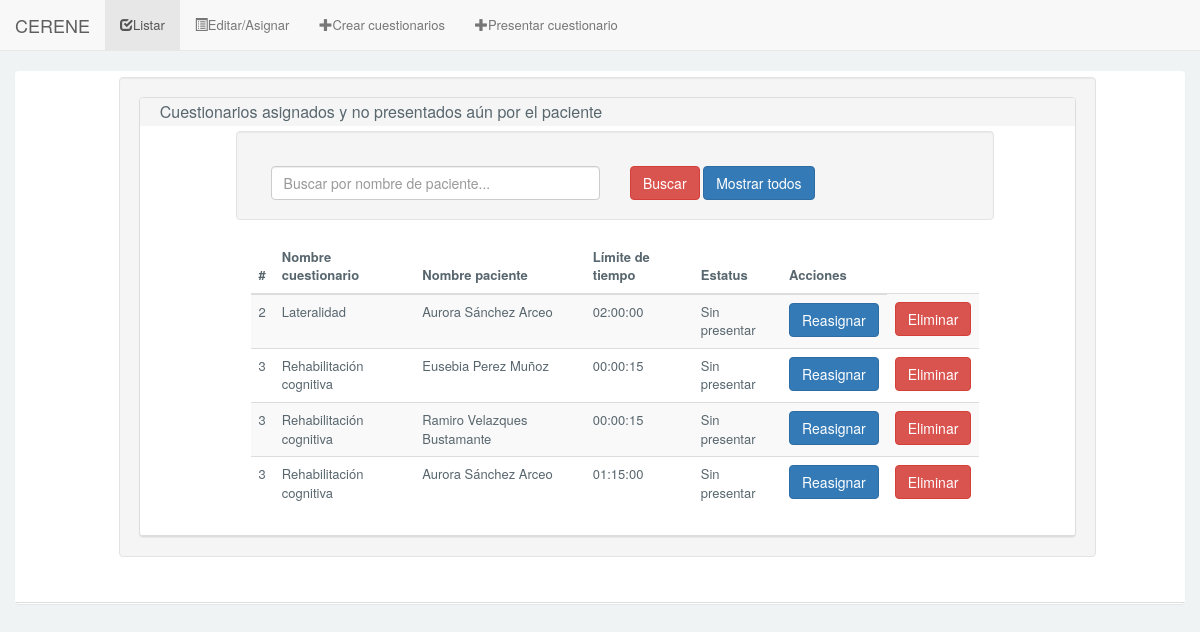
The page /Cuestionario/cuestionarioListarBuscarANP.php on the database its author committed.
### tables this page shows
CREATE TABLE IF NOT EXISTS `cuestionarioResuelto` (
  `idCuestionarioResuelto` INT NOT NULL AUTO_INCREMENT,
  `estatus` TINYINT(1) NULL,
  `fecha` DATE NULL,
  `tiempoInicio` TIME NULL,
  `tiempoFin` TIME NULL,
  `limiteTiempo` TIME NULL,
  `puntuacion` INT(3) NULL,
  `intento` INT(2) NULL,
  `idPaciente` INT NOT NULL,
  `idCuestionario` INT NOT NULL,
  PRIMARY KEY (`idCuestionarioResuelto`),
  INDEX `fk_cuestionarioResuelto_Paciente1_idx` (`idPaciente` ASC),
  INDEX `fk_cuestionarioResuelto_cuestionario1_idx` (`idCuestionario` ASC),
  CONSTRAINT `fk_cuestionarioResuelto_Paciente1`
    FOREIGN KEY (`idPaciente`)
    REFERENCES `Paciente` (`idPaciente`)
    ON DELETE NO ACTION
    ON UPDATE NO ACTION,
  CONSTRAINT `fk_cuestionarioResuelto_cuestionario1`
    FOREIGN KEY (`idCuestionario`)
    REFERENCES `cuestionario` (`idCuestionario`)
    ON DELETE NO ACTION
    ON UPDATE NO ACTION);

CREATE TABLE IF NOT EXISTS `cuestionario` (
  `idCuestionario` INT NOT NULL AUTO_INCREMENT,
  `nombre` VARCHAR(200) NOT NULL,
  PRIMARY KEY (`idCuestionario`));

CREATE TABLE IF NOT EXISTS `Paciente` (
  `idPaciente` INT NOT NULL AUTO_INCREMENT,
  `nombre` VARCHAR(100) NOT NULL,
  `apellidoPaterno` VARCHAR(100) NOT NULL,
  `apellidoMaterno` VARCHAR(100) NOT NULL,
  `numHermanos` INT NOT NULL,
  `lateralidad` VARCHAR(15) NOT NULL,
  `gradoEscolar` VARCHAR(45) NOT NULL,
  `fechaNacimiento` DATE NULL,
  `calle` VARCHAR(255) NULL,
  `numero` VARCHAR(45) NULL,
  `colonia` VARCHAR(100) NULL,
  `municipio` VARCHAR(100) NULL,
  `estado` VARCHAR(50) NULL,
  `cp` INT NULL,
  `genero` VARCHAR(10) NOT NULL,
  `foto` VARCHAR(255) NULL,
  PRIMARY KEY (`idPaciente`));

### Cuestionario/models/cuestionariosResueltos_models.php (called while the page is built, shortened)
<?php
	class cuestionariosResueltos_models{
		public static function buscarANP($cadena){
			$cadena = cuestionariosResueltos_models::dividirCadena($cadena);
			$sql = "SELECT cuestionarioresuelto.idCuestionarioResuelto, cuestionarioresuelto.idCuestionario, cuestionarioresuelto.idPaciente, cuestionario.nombre AS nombreCuestionario, paciente.nombre AS nombrePaciente, paciente.apellidoPaterno, paciente.apellidoMaterno, cuestionarioresuelto.limiteTiempo, cuestionarioresuelto.estatus FROM cuestionario INNER JOIN cuestionarioresuelto ON cuestionario.idCuestionario = cuestionarioresuelto.idCuestionario INNER JOIN paciente ON cuestionarioresuelto.idPaciente = paciente.idPaciente WHERE cuestionarioresuelto.estatus = '0' AND (paciente.nombre LIKE '%$cadena%' OR paciente.apellidoPaterno LIKE '%$cadena%' OR paciente.apellidoMaterno LIKE '%$cadena%')";
			$resultado = Conexion::consultaDevolver($sql);
			return $resultado;
		}
		public static function dividirCadena($cadena){
			$lon = strlen($cadena);
			$ind = 0;
			$nombre = "";
			for($k = 0; $k<$lon; $k++){
				$caracter = substr($cadena, $k, 1);
				if($caracter != " " && $ind == 0){
					$nombre = $nombre . $caracter;
				}else{
					if($caracter == " " && $ind == 0){
						$ind = 1;
					}
				}
			}
			return $nombre;
		}
	}
?>

### Cuestionario/conexion/conexion.php (called while the page is built, shortened)
<?php
	class Conexion{
		public static function conectar(){
		    $server = "localhost";
		    $user = "root";
		    $pass = "";
		    $bd = "cuestionario";
		    $conexion = mysqli_connect($server, $user, $pass,$bd);
		    return $conexion;
		}
		public static function consultaDevolver($sql){
			$conexion = Conexion::conectar();
		    mysqli_set_charset($conexion, "utf8");
		    $resultado = mysqli_query($conexion,$sql);
		    return $resultado;
		}
	}
?>

### Cuestionario/cuestionarioListarBuscarANP.php (the view, shortened to what this page needs)
<!DOCTYPE html>
<html lang="es">
    <?php include("design/head.php"); ?>
    <body>
        <?php
            include("design/header.php");
            include("php/cuestionariosResueltos.php");
            if(isset($_POST['nombre_ANP'])){
                $cadena = $_POST['nombre_ANP'];
            }else{
                $cadena = "";
            }
            $resultado2 = cuestionariosResueltos_models::buscarANP($cadena);
        ?>
        <div id="content" class="article-v1">
            <div class="col-md-12">
                <div class="panel">
                    <div class="panel-body">
                        <div class="panel-group">
                        <div class="row">
                            <div class="col-md-10 col-md-offset-1 well">
                                <div class="panel panel-default">
                                    <div class="panel-heading">
                                        <h3 class="panel-title">
                                            Cuestionarios asignados y no presentados aún por el paciente
                                        </h3>
                                </div>
                                <div class="panel-body">
                                    <div class="col-md-10 col-md-offset-1 well">
                                        <form action="cuestionarioListarBuscarANP.php" method="post">
                                            <div class="form-group">
                                                <div class="col-md-6">
                                                    <input class="form-control" id="nombre_ANP" name="nombre_ANP" placeholder="Buscar por nombre de paciente..." type="text" value="<?php echo $cadena; ?>" />
                                                </div>
                                                <div class="col-md-6">
                                                    <input id="btn_search" name="btn_search" type="submit" class="btn btn-danger" value="Buscar" />
                                                    <input id="btn_todos" name="btn_todos" class="btn btn-primary" value="Mostrar todos" onclick="limpiarANP();" type="submit">
                                                </div>
                                            </div>
                                        </form>
                                    </div>
                                    <div class="col-md-10 col-md-offset-1 bg-border table-responsive">
                                        <table class="table table-striped table-hover">
                                            <thead>
                                                <tr>
                                                    <th>#</th>
                                                    <th>Nombre cuestionario</th>
                                                    <th>Nombre paciente</th>
                                                    <th>Límite de tiempo</th>
                                                    <th>Estatus</th>
                                                    <th>Acciones</th>
                                                </tr>
                                            </thead>
                                            <tbody>
                                                <?php
                                                    while($row = mysqli_fetch_assoc($resultado2)){
                                                ?>
                                                <tr>
                                                    <td><?php echo $row['idCuestionario']; ?></td>
                                                    <td><?php echo $row['nombreCuestionario']; ?></td>
                                                    <td><?php echo $row['nombrePaciente'] . " " . $row['apellidoPaterno'] . " " . $row['apellidoMaterno']; ?></td>
                                                    <td><?php echo $row['limiteTiempo']; ?></td>
                                                    <td><?php if($row['estatus'] == '0') echo "Sin presentar"; ?></td>
                                                    <td><button type="button" class="btn btn-primary btn-md" data-toggle="modal" data-target="#myModalReasignar" onclick="recuperarId('<?php echo $row['idCuestionario'];?>','<?php echo $row['idPaciente']; ?>','<?php echo $row['limiteTiempo'];?>'),asignarValor();">Reasignar</button></td>
                                                    <td><button type="button" class="btn btn-danger btn-md" data-toggle="modal" data-target="#myModalEliminar" onclick="eliminarId('<?php echo $row['idCuestionario'];?>','<?php echo $row['idPaciente']; ?>'),asignarValor();">Eliminar</button></td>
                                                </tr>
                                                <?php } ?>
                                            </tbody>
                                        </table>
                                    </div>
                                </div>
                            </div>
                        </div>
                    </div>
                </div>
            </div>
        </div>
        </div>
    </div>
</body>
</html>

### Cuestionario/css/estilos.css (style rules this page uses)
body { font-family: "Source Sans Pro","Helvetica Neue",Helvetica,Arial,sans-serif; font-size: 13px; background-color:#f0f3f4; line-height: 1.42857143 !important; color: #58666e !important; }
.panel-heading { line-height: 1.42857143 !important; color: #58666e !important; }
.panel-heading,.fc-head { padding: 0px; background: #F9F9F9; padding: 5px; padding-left: 20px; border-bottom: 1px solid #ddd; }
.panel-body { padding: 0px; padding: 5px; padding-left: 20px; border-bottom: 1px solid #ddd; }

### rows shown on the page
cuestionarioresuelto: idCuestionario "2", idCuestionario.nombre "Lateralidad", idPaciente.nombre "Aurora", idPaciente.apellidoPaterno "Sánchez", idPaciente.apellidoMaterno "Arceo", limiteTiempo "02:00:00", estatus "Sin presentar"
cuestionarioresuelto: idCuestionario "3", idCuestionario.nombre "Rehabilitación cognitiva", idPaciente.nombre "Eusebia", idPaciente.apellidoPaterno "Perez", idPaciente.apellidoMaterno "Muñoz", limiteTiempo "00:00:15", estatus "Sin presentar"
cuestionarioresuelto: idCuestionario "3", idCuestionario.nombre "Rehabilitación cognitiva", idPaciente.nombre "Ramiro", idPaciente.apellidoPaterno "Velazques", idPaciente.apellidoMaterno "Bustamante", limiteTiempo "00:00:15", estatus "Sin presentar"
cuestionarioresuelto: idCuestionario "3", idCuestionario.nombre "Rehabilitación cognitiva", idPaciente.nombre "Aurora", idPaciente.apellidoPaterno "Sánchez", idPaciente.apellidoMaterno "Arceo", limiteTiempo "01:15:00", estatus "Sin presentar"
